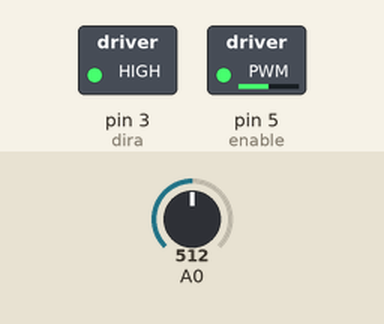
Simulated run of this sketch. Board: Arduino Uno, built with avr-gcc and run on an emulated ATmega328P. Shown: switched loads named in the sketch (green lamp = pin HIGH). The test bench sets the inputs (shaded band); at power-on: A0 = 512.

Above: at 1.2 s.
1.3 s: A0 set to 716
At 2.0 s:
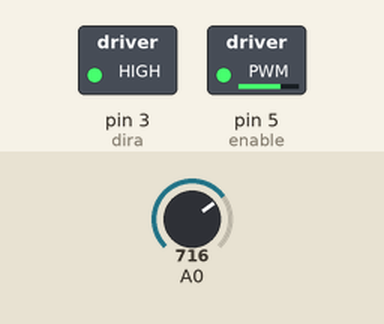
2.8 s: A0 set to 900
At 3.2 s:
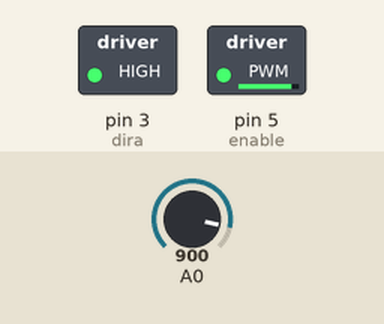
4.3 s: A0 set to 122
At 5.5 s:
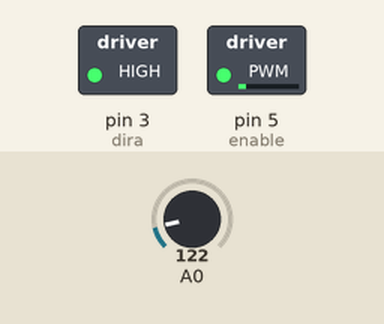
5.8 s: A0 set to 0
At 6.7 s:
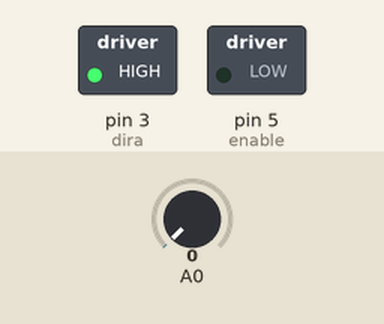
7.3 s: A0 set to 511
At 7.8 s:
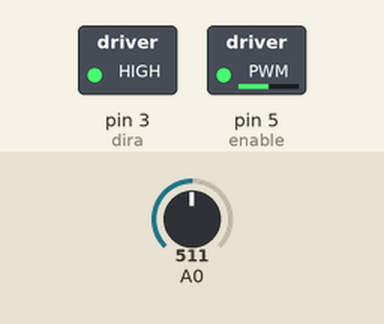
Timing chart, 0 to 9.8 s (numbered marks = the images above; inputs shaded):
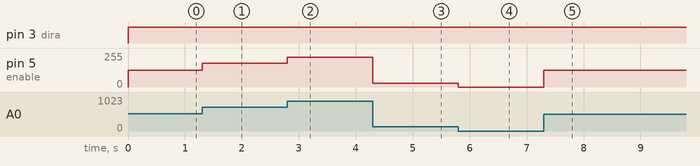

Measured:
- after the input at 1.3 s, pin 5 (enable): 127/255 → 178/255 at once
- after the input at 2.8 s, pin 5 (enable): 178/255 → 224/255 at once
- after the input at 4.3 s, pin 5 (enable): 224/255 → 30/255 at once
- after the input at 5.8 s, pin 5 (enable): 30/255 → 0/255 at once
- after the input at 7.3 s, pin 5 (enable): 0/255 → 127/255 at once

The sketch:

Motor_Speedset_Potentiometer.ino
```cpp
int enable = 5;
int dirb = 4;
int dira = 3;

void setup() {
  pinMode(enable, OUTPUT);
  pinMode(dira, OUTPUT);
}

void loop() {
  int data = analogRead(A0);
  int speed = map(data, 0, 1023, 0, 255);

  digitalWrite(dira, 1);
  digitalWrite(dirb, 0);
  analogWrite(enable, speed);
}
```
